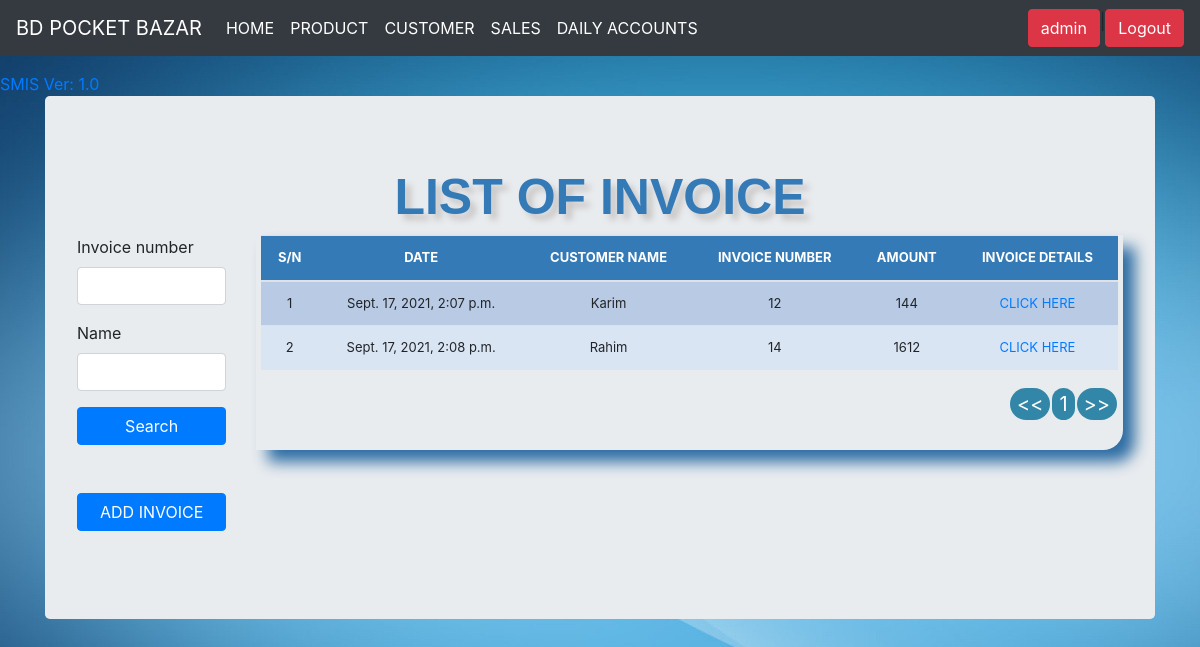
Screenshot of /list_invoice/ (signed in) with the database file from the repository.
### stockmgmt/models.py (models this page shows, shortened)
class Invoice(models.Model):
    comments = models.TextField(max_length=3000, default='', blank=True, null=True)
    invoice_number = models.IntegerField(blank=True, null=True)
    invoice_date = models.DateField(auto_now_add=False, auto_now=False, blank=True, null=True)
    Name = models.CharField(max_length=20,blank=True,null=True)
    line_one = models.CharField('Line 1', max_length=120, default='', blank=True, null=True)
    line_one_quantity = models.IntegerField('Quantity', default=0, blank=True, null=True)
    line_one_unit_price = models.IntegerField('Unit Price (tk)', default=0, blank=True, null=True)
    line_one_total_price = models.IntegerField('Line Total (tk)', default=0, blank=True, null=True)
    line_two = models.CharField('Line 2', max_length=120, default='', blank=True, null=True)
    line_two_quantity = models.IntegerField('Quantity', default=0, blank=True, null=True)
    line_two_unit_price = models.IntegerField('Unit Price (tk)', default=0, blank=True, null=True)
    line_two_total_price = models.IntegerField('Line Total (tk)', default=0, blank=True, null=True)
    line_three = models.CharField('Line 3', max_length=120, default='', blank=True, null=True)
    line_three_quantity = models.IntegerField('Quantity', default=0, blank=True, null=True)
    line_three_unit_price = models.IntegerField('Unit Price (tk)', default=0, blank=True, null=True)
    line_three_total_price = models.IntegerField('Line Total (tk', default=0, blank=True, null=True)
    line_four = models.CharField('Line 4', max_length=120, default='', blank=True, null=True)
    line_four_quantity = models.IntegerField('Quantity', default=0, blank=True, null=True)
    line_four_unit_price = models.IntegerField('Unit Price (tk)', default=0, blank=True, null=True)
    line_four_total_price = models.IntegerField('Line Total (tk)', default=0, blank=True, null=True)
    line_five = models.CharField('Line 5', max_length=120, default='', blank=True, null=True)
    line_five_quantity = models.IntegerField('Quantity', default=0, blank=True, null=True)
    line_five_unit_price = models.IntegerField('Unit Price (tk)', default=0, blank=True, null=True)
    line_five_total_price = models.IntegerField('Line Total (tk)', default=0, blank=True, null=True)
    ine_six = models.CharField('Line 6', max_length=120, default='', blank=True, null=True)
    line_one_quantity = models.IntegerField('Quantity', default=0, blank=True, null=True)
    line_one_unit_price = models.IntegerField('Unit Price (tk)', default=0, blank=True, null=True)
    line_one_total_price = models.IntegerField('Line Total (tk)', default=0, blank=True, null=True)
    line_seveen = models.CharField('Line 7', max_length=120, default='', blank=True, null=True)
    line_two_quantity = models.IntegerField('Quantity', default=0, blank=True, null=True)
    line_two_unit_price = models.IntegerField('Unit Price (tk)', default=0, blank=True, null=True)
    line_two_total_price = models.IntegerField('Line Total (tk)', default=0, blank=True, null=True)
    line_eight = models.CharField('Line 8', max_length=120, default='', blank=True, null=True)
    line_three_quantity = models.IntegerField('Quantity', default=0, blank=True, null=True)
    line_three_unit_price = models.IntegerField('Unit Price (tk)', default=0, blank=True, null=True)
    line_three_total_price = models.IntegerField('Line Total (tk', default=0, blank=True, null=True)
    line_nine = models.CharField('Line 9', max_length=120, default='', blank=True, null=True)
    line_four_quantity = models.IntegerField('Quantity', default=0, blank=True, null=True)
    line_four_unit_price = models.IntegerField('Unit Price (tk)', default=0, blank=True, null=True)
    line_four_total_price = models.IntegerField('Line Total (tk)', default=0, blank=True, null=True)
    line_ten = models.CharField('Line 10', max_length=120, default='', blank=True, null=True)
    line_five_quantity = models.IntegerField('Quantity', default=0, blank=True, null=True)
    line_five_unit_price = models.IntegerField('Unit Price (tk)', default=0, blank=True, null=True)
    line_five_total_price = models.IntegerField('Line Total (tk)', default=0, blank=True, null=True)
    line_six = models.CharField('Line 6', max_length=120, default='', blank=True, null=True)
    line_six_quantity = models.IntegerField('Quantity', default=0, blank=True, null=True)
    line_six_unit_price = models.IntegerField('Unit Price (tk)', default=0, blank=True, null=True)
    line_six_total_price = models.IntegerField('Line Total (tk)', default=0, blank=True, null=True)
    line_seven = models.CharField('Line 7', max_length=120, default='', blank=True, null=True)
    line_seven_quantity = models.IntegerField('Quantity', default=0, blank=True, null=True)
    line_seven_unit_price = models.IntegerField('Unit Price (tk)', default=0, blank=True, null=True)
    line_seven_total_price = models.IntegerField('Line Total (tk)', default=0, blank=True, null=True)
    line_eight = models.CharField('Line 8', max_length=120, default='', blank=True, null=True)
    line_eight_quantity = models.IntegerField('Quantity', default=0, blank=True, null=True)
    line_eight_unit_price = models.IntegerField('Unit Price (tk)', default=0, blank=True, null=True)
    line_eight_total_price = models.IntegerField('Line Total (tk)', default=0, blank=True, null=True)
    line_nine = models.CharField('Line 9', max_length=120, default='', blank=True, null=True)
    line_nine_quantity = models.IntegerField('Quantity', default=0, blank=True, null=True)
    line_nine_unit_price = models.IntegerField('Unit Price (tk)', default=0, blank=True, null=True)
    line_nine_total_price = models.IntegerField('Line Total (tk)', default=0, blank=True, null=True)
    line_ten = models.CharField('Line 10', max_length=120, default='', blank=True, null=True)
    line_ten_quantity = models.IntegerField('Quantity', default=0, blank=True, null=True)
    line_ten_unit_price = models.IntegerField('Unit Price (tk)', default=0, blank=True, null=True)
    line_ten_total_price = models.IntegerField('Line Total (tk)', default=0, blank=True, null=True)
    line_elaven = models.CharField('line 11', max_length=120, default='', blank=True, null=True)
    line_elaven_quantity = models.IntegerField('Quantity', default=0, blank=True, null=True)
    line_elaven_unit_price = models.IntegerField('Unit Price (tk)', default=0, blank=True, null=True)
    line_elaven_total_price = models.IntegerField('Line Total (tk)', default=0, blank=True, null=True)
    phone_number = models.CharField(max_length=120, default='', blank=True, null=True)
    total = models.IntegerField(default='0', blank=True, null=True)
    balance = models.IntegerField(default='0', blank=True, null=True)
    Due_amount = models.IntegerField(default='0',blank=True,null=True)
    Net_amount = models.IntegerField(default='0',blank=True,null=True)
    timestamp = models.DateTimeField(auto_now_add=True, auto_now=False)
    last_updated = models.DateTimeField(auto_now_add=False, auto_now=True, blank=True)
    paid = models.BooleanField(default=False)
    invoice_type_choice = (
            ('Receipt', 'Receipt'),
            ('Proforma Invoice', 'Proforma Invoice'),
            ('Invoice', 'Invoice'),
        )
    invoice_type = models.CharField(max_length=50, default='', blank=True, null=True, choices=invoice_type_choice)

### stockmgmt/views.py (the view, shortened to what this page needs)
# urls.py: path('list_invoice/', views.list_invoice, name='list_invoice'),
@login_required
def list_invoice(request):
    title = 'List of Invoice'
    form = InvoiceSearchForm(request.POST or None)
    queryset = Invoice.objects.all()
    context = {
        "title": title,
        "queryset": queryset,
        "form": form,
    }
    return render(request, "list_invoice.html", context)

### stockmgmt/forms.py
class InvoiceSearchForm(forms.ModelForm):
    class Meta:
        model = Invoice
        fields = ['invoice_number', 'Name']

### stockmgmt/templates/list_invoice.html (shortened to what this page needs)
{% load static %}
{% load crispy_forms_tags %}
<!DOCTYPE html>
<html lang="en">
  <head>
    <link href="{% static 'js/jquery-ui-1.12.1/jquery-ui.min.css' %}" rel="stylesheet">
    <link href="{% static 'js/jquery-ui-1.12.1/jquery-ui.structure.min.css' %}" rel="stylesheet">
    <link href="{% static 'js/jquery-ui-1.12.1/jquery-ui.theme.min.css' %}" rel="stylesheet">
    <link href="{% static 'css/stylesheet.css' %}" rel="stylesheet">
    <link href="{% static 'css/bootstrap.min.css' %}" rel="stylesheet">
    <link href="{% static 'js/nprogress/nprogress.css' %}" rel="stylesheet">
    <link href="{% static 'css/navbar-top-fixed.css' %}" rel="stylesheet">
  </head>
  <body>
    {% include 'navbar.html' %}
  <main role="main" class="container">
     <div class="jumbotron">
      <div class="header"> LIST OF INVOICE </div>
      <div class="row">
            <div class="col-sm-2">
              <form method='POST' action=''>{% csrf_token %}
                {{form|crispy}}
                <input class="btn btn-primary mybutton" type="submit" value='Search'/>
                </form>
                <br><br>
                <a href="/add_invoice"><div class="btn btn-primary mybutton">ADD INVOICE</div></a><br><br>
            </div>
            <br>
            <div class="col-sm-10">
                <div class="display_table">
                    <table class='table'>
                    <thead>
                      <tr>
                        <th>S/N</th>
                        <th>DATE</th>
                        <th>CUSTOMER NAME</th>
                        <th>INVOICE NUMBER</th>
                        <th>AMOUNT</th>
                        <th>INVOICE DETAILS </th>
                      </tr>
                      </thead>
                      {% for instance in queryset %}
                      <tr>
                        <td>{{forloop.counter}}</td>
                        <td>{{instance.timestamp}}</td>
                        <td>{{instance.Name}}</td>
                        <td>{{instance.invoice_number}}</td>
                        <td>{{instance.total}}</td>
                        <td><a href="{% url 'invoice_detail' instance.id %}" class="btn-white">CLICK HERE</a></td>
                      {% endfor %}
                    </table>
                </div>
            </div>
        </div>
       </div>
  </main>
  </body>
  </html>

### stockmgmt/templates/navbar.html (shortened to what this page needs)
<nav class="navbar navbar-expand-md navbar-dark fixed-top bg-dark">
    <a class="navbar-brand" href="/"> BD POCKET BAZAR </a>
    <div class="collapse navbar-collapse" id="navbarCollapse">
      <ul class="navbar-nav mr-auto">
        <li class="nav-item active">
          <a class="nav-link" href="/">HOME <span class="sr-only">(current)</span></a>
        </li>
        <li class="nav-item active">
          <a class="nav-link" href="/list_items">PRODUCT <span class="sr-only">(current)</span></a>
        </li>
        <li class="nav-item active">
          <a class="nav-link" href="/list_customer">CUSTOMER <span class="sr-only">(current)</span></a>
        </li>
        <li class="nav-item active">
          <a class="nav-link" href="/list_invoice">SALES <span class="sr-only">(current)</span></a>
        </li>
        <li class="nav-item active">
          <a class="nav-link" href="/list_daily_accounts">DAILY ACCOUNTS <span class="sr-only">(current)</span></a>
        </li>
        </ul>
      <ul class="navbar-nav">
        {% if request.user.is_authenticated %}
        <li><button class="btn btn-danger">{{ user }}</button></a></li>|
        <li><a href="/accounts/logout"><button class="btn btn-danger">Logout </button></a></li>
        {% else %}
        <li><a href="/accounts/login"><button class="btn btn-danger"> Login </button>/a></li>
        {% endif %}
      </ul>
    </div>
  </nav>
  <a href="#"><div id="version-display" data-toggle="modal" data-target="#myModal">SMIS Ver: 1.0</div></a>

### stockmgmt/static/css/stylesheet.css (style rules this page uses)
body { background-color: #34eb6b; background-image: url("../img/bg.jpg"); }
.table { font-size: 13px; text-align: center; width: 95%; margin: auto; }
.mybutton { width: 100%; }
.table tr:nth-child(odd) { background: #B8CAE4 }
.table tr:nth-child(even) { background: #dae5f4 }
th { background-color: #337ab7; color: white; }
.display_table { border-bottom-right-radius: 20px; padding-left: 5px; padding-right: 5px; padding-bottom: 20px; box-shadow: 12px 12px 15px #2e6da4; }
.header { font-family: helvetica; color: #337ab7; font-size: 50px; text-align: center; width: 100%; text-shadow: 6px 6px 6px #c9c6c6; display: block; font-weight: bolder; }

### stockmgmt/static/css/navbar-top-fixed.css (style rules this page uses)
body { min-height: 75rem; padding-top: 4.5rem; }

### rows the page displays
Invoice: timestamp "Sept. 17, 2021, 2:07 p.m.", Name "Karim", invoice_number "12", total "144"
Invoice: timestamp "Sept. 17, 2021, 2:08 p.m.", Name "Rahim", invoice_number "14", total "1612"

### other values shown
{{ user }} "admin"
